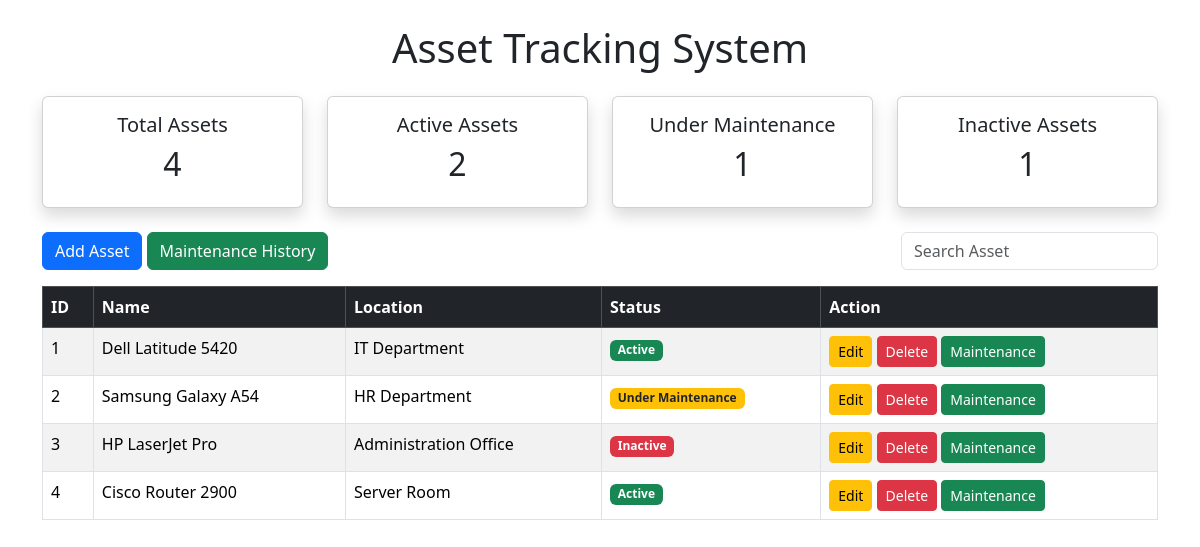
The page /dashboard (signed in) on the database its author committed.
### app.py (models this page shows)
class Asset(db.Model):
    id = db.Column(
        db.Integer,
        primary_key=True
    )
    name = db.Column(
        db.String(100),
        nullable=False
    )
    category = db.Column(
        db.String(50)
    )
    location = db.Column(
        db.String(100)
    )
    status = db.Column(
        db.String(50)
    )

### app.py (the view)
@app.route('/dashboard')
@login_required
def index():
    search = request.args.get('search')
    if search:
        assets = Asset.query.filter(
            Asset.name.contains(search)
        ).all()
    else:
        assets = Asset.query.all()
    total_assets = Asset.query.count()
    active_assets = Asset.query.filter_by(
        status="Active"
    ).count()
    maintenance_assets = Asset.query.filter_by(
        status="Under Maintenance"
    ).count()
    inactive_assets = Asset.query.filter_by(
        status="Inactive"
    ).count()
    return render_template(
        'index.html',
        assets=assets,
        total_assets=total_assets,
        active_assets=active_assets,
        maintenance_assets=maintenance_assets,
        inactive_assets=inactive_assets
    )

### app.py (called while the page is built)
@login_manager.user_loader
def load_user(user_id):
    return db.session.get(
        User,
        int(user_id)
    )

### templates/index.html (shortened to what this page needs)
<!DOCTYPE html>
<html>
<head>
    <link href="https://cdn.jsdelivr.net/npm/bootstrap@5.3.3/dist/css/bootstrap.min.css" rel="stylesheet">
</head>
<body>
<div class="container mt-4">
    <h1 class="text-center mb-4">
        Asset Tracking System
    </h1>
    <div class="row mb-4">
        <div class="col-md-3">
            <div class="card text-center shadow">
                <div class="card-body">
                    <h5>Total Assets</h5>
                    <h2>{{ total_assets }}</h2>
                </div>
            </div>
        </div>
        <div class="col-md-3">
            <div class="card text-center shadow">
                <div class="card-body">
                    <h5>Active Assets</h5>
                    <h2>{{ active_assets }}</h2>
                </div>
            </div>
        </div>
        <div class="col-md-3">
            <div class="card text-center shadow">
                <div class="card-body">
                    <h5>Under Maintenance</h5>
                    <h2>{{ maintenance_assets }}</h2>
                </div>
            </div>
        </div>
        <div class="col-md-3">
            <div class="card text-center shadow">
                <div class="card-body">
                    <h5>Inactive Assets</h5>
                    <h2>{{ inactive_assets }}</h2>
                </div>
            </div>
        </div>
    </div>
    <div class="d-flex justify-content-between mb-3">
        <div>
            <a href="/add" class="btn btn-primary">
                Add Asset
            </a>
            <a href="/maintenance_history"
               class="btn btn-success">
                Maintenance History
            </a>
        </div>
        <form method="GET" action="/">
            <input
                type="text"
                name="search"
                placeholder="Search Asset"
                class="form-control"
            >
        </form>
    </div>
    <table class="table table-bordered table-striped table-hover">
        <thead class="table-dark">
            <tr>
                <th>ID</th>
                <th>Name</th>
                <th>Location</th>
                <th>Status</th>
                <th>Action</th>
            </tr>
        </thead>
        <tbody>
        {% for asset in assets %}
            <tr>
                <td>
                    {{ asset.id }}
                </td>
                <td>
                    {{ asset.name }}
                </td>
                <td>
                    {{ asset.location }}
                </td>
                <td>
                   {% if asset.status == "Active" %}
        <span class="badge bg-success">Active</span>
    {% elif asset.status == "Under Maintenance" %}
        <span class="badge bg-warning text-dark">
            Under Maintenance
        </span>
    {% else %}
        <span class="badge bg-danger">Inactive</span>
    {% endif %}
                </td>
                <td>
                    <a href="/edit/{{ asset.id }}"
                       class="btn btn-warning btn-sm">
                        Edit
                    </a>
                    <a href="/delete/{{ asset.id }}"
                       class="btn btn-danger btn-sm">
                        Delete
                    </a>
                    <a href="/maintenance/{{ asset.id }}"
                       class="btn btn-success btn-sm">
                        Maintenance
                    </a>
                </td>
            </tr>
        {% endfor %}
        </tbody>
    </table>
</div>
</body>
</html>

### rows shown on the page
Asset: id "1", name "Dell Latitude 5420", location "IT Department", status "Active"
Asset: id "2", name "Samsung Galaxy A54", location "HR Department", shows "Under Maintenance"
Asset: id "3", name "HP LaserJet Pro", location "Administration Office", status "Inactive"
Asset: id "4", name "Cisco Router 2900", location "Server Room", status "Active"

### other values the page prints
{{ total_assets }} "4"
{{ active_assets }} "2"
{{ maintenance_assets }} "1"
{{ inactive_assets }} "1"
